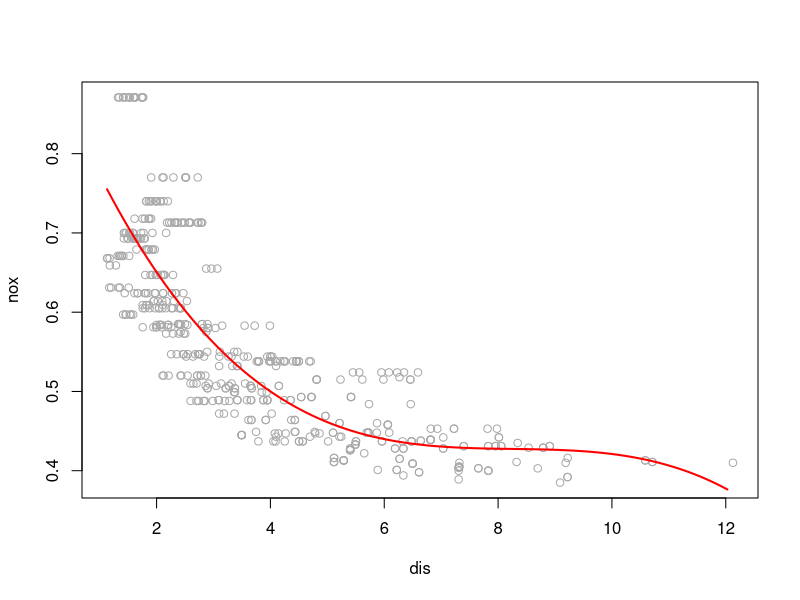
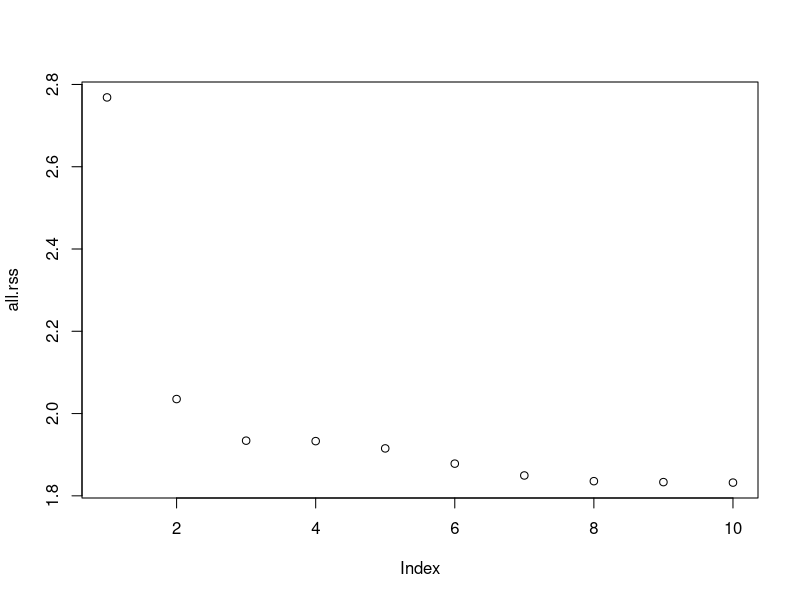
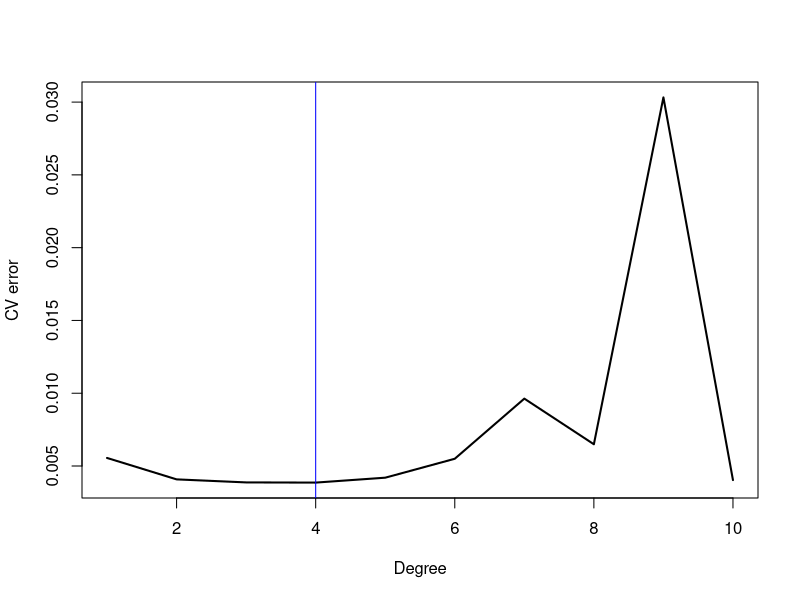
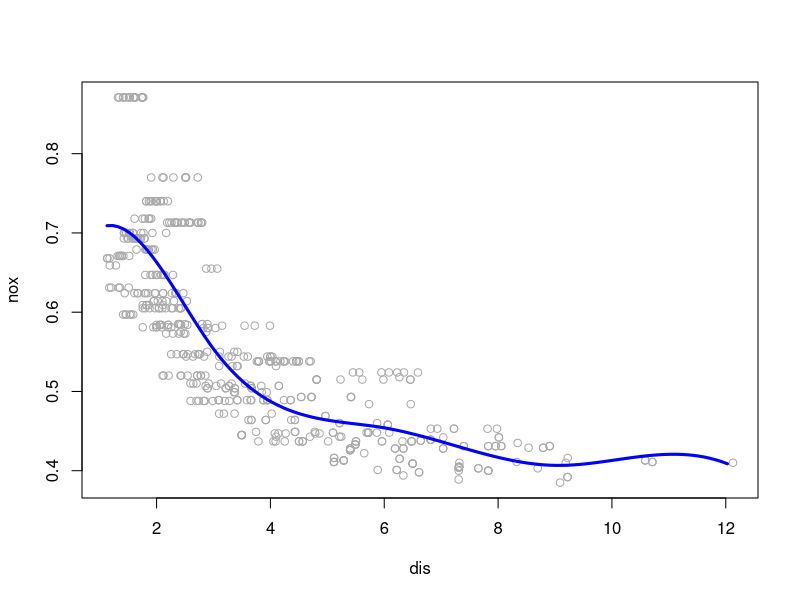
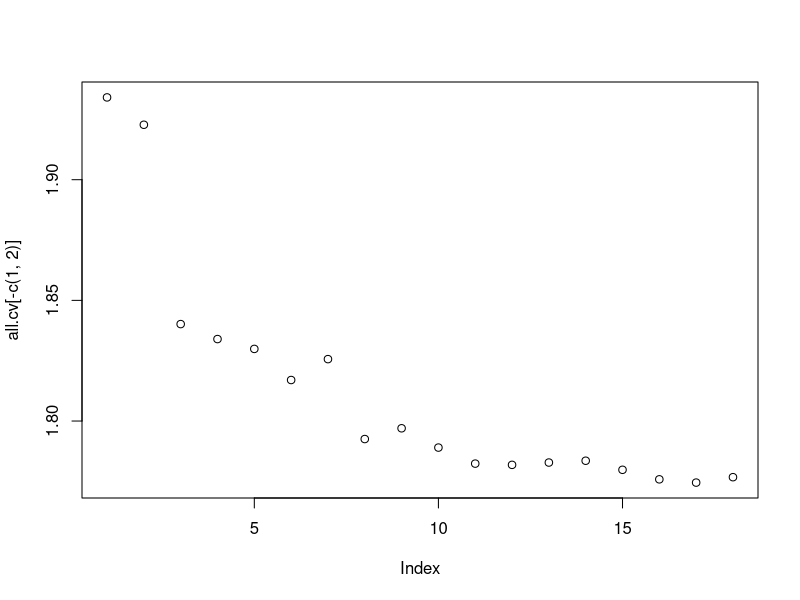
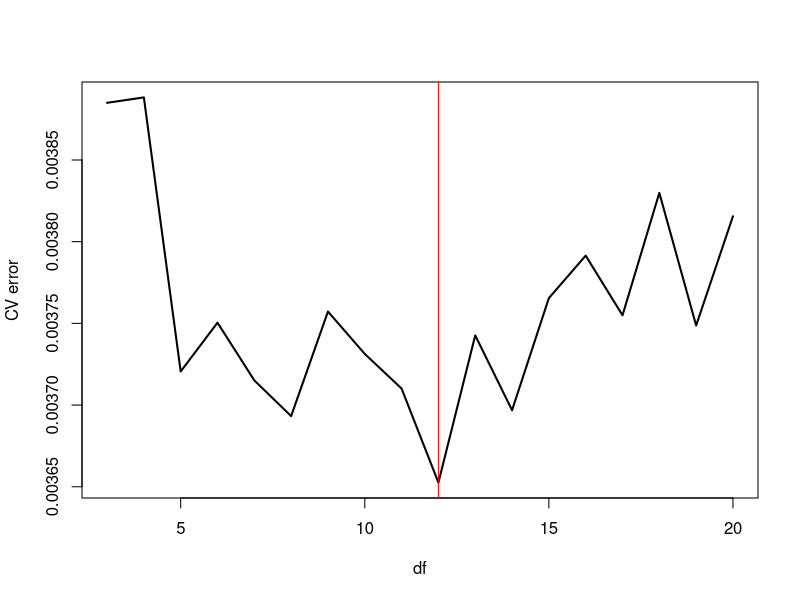

These figures' R source, in order:
set.seed(1)
library(MASS)
attach(Boston)

############
### Data ###
############
head(Boston)
summary(Boston)

##############
### Part a ###
##############
'Part a: Use the poly() function to fit a cubic polynomial regression to
predict nox using dis. Report the regression output, and plot
the resulting data and polynomial fits. '

lm.fit = lm(nox~poly(dis, 3), data=Boston)
summary(lm.fit)
dislim = range(dis)
dis.grid = seq(from=dislim[1], to=dislim[2], by=0.1)
lm.pred = predict(lm.fit, list(dis=dis.grid))
plot(nox~dis, data=Boston, col="darkgrey")
lines(dis.grid, lm.pred, col="red", lwd=2)

##############
### Part b ###
##############

'Part b: Plot the polynomial fits for a range of different polynomial
degrees (say, from 1 to 10), and report the associated residual
sum of squares.'

all.rss = rep(NA, 10)
for (i in 1:10) {
  lm.fit = lm(nox~poly(dis, i), data=Boston)
  all.rss[i] = sum(lm.fit$residuals^2)
}
all.rss
plot(all.rss)

##############
### Part c ###
##############

'Part c: Perform cross-validation or another approach to select the optimal
degree for the polynomial, and explain your results.'

library(boot)
all.deltas = rep(NA, 10)
for (i in 1:10) {
  glm.fit = glm(nox~poly(dis, i), data=Boston)
  all.deltas[i] = cv.glm(Boston, glm.fit, K=10)$delta[2]
}
plot(1:10, all.deltas, xlab="Degree", ylab="CV error", type="l", pch=20, lwd=2)
abline(v = which.min(all.deltas), col = "blue")

##############
### Part d ###
##############
'Use the bs() function to fit a regression spline to predict nox
using dis. Report the output for the fit using four degrees of
freedom. How did you choose the knots? Plot the resulting fit.'

library(splines)
sp.fit = lm(nox~bs(dis, df=4, knots = c(3,6,9)), data=Boston)
summary(sp.fit)
sp.pred = predict(sp.fit, list(dis=dis.grid))
plot(nox~dis, data=Boston, col="darkgrey")
lines(dis.grid, sp.pred, col="blue", lwd=3)

##############
### Part e ###
##############
'Now fit a regression spline for a range of degrees of freedom, and
plot the resulting fits and report the resulting RSS. Describe the
results obtained.'

all.cv = rep(NA, 20)
for (i in 3:20) {
  lm.fit = lm(nox~bs(dis, df=i), data=Boston)
  all.cv[i] = sum(lm.fit$residuals^2)
}
all.cv[-c(1, 2)]
plot(all.cv[-c(1,2)])

##############
### Part f ###
##############
'Perform cross-validation or another approach in order to select
the best degrees of freedom for a regression spline on this data.
Describe your results.'

all.cv = rep(NA, 20)
for (i in 3:20) {
  lm.fit = glm(nox~bs(dis, df=i), data=Boston)
  all.cv[i] = cv.glm(Boston, lm.fit, K=10)$delta[2]
}
plot(3:20, all.cv[-c(1, 2)], lwd=2, type="l", xlab="df", ylab="CV error")
abline(v = which.min(all.cv), col = "red")
